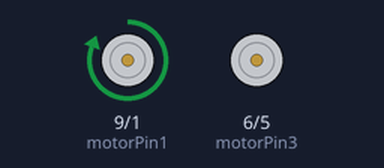
This sketch was run on a simulated Arduino Uno, built with avr-gcc and run on an emulated ATmega328P. Parts: motor-driver pin pairs drawn as motors (green arrow = first pin HIGH = forward, orange = second pin HIGH = backward, longer = more drive, scaled by the enable pin).

Above: at 1.0 s.
At 3.0 s:
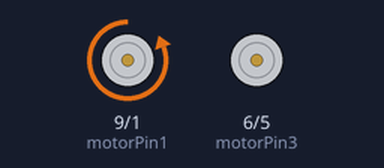
At 5.0 s:
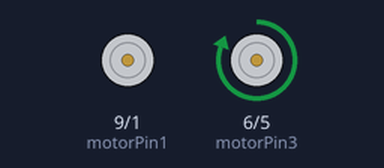
At 9.0 s:
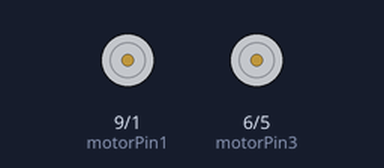
Timing chart, 0 to 13.0 s (numbered marks = the images above):
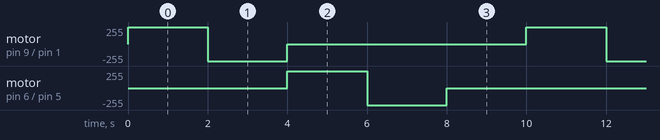

The sketch:

daring_gogo1.ino
```cpp
// C++ code
//
const int EnA = 3;
const int EnB = 11;
const int motorPin1 = 9;
const int motorPin2 = 1;
const int motorPin3 = 6;
const int motorPin4 = 5;
void setup()
{

  pinMode(EnA,OUTPUT);
  pinMode(EnB,OUTPUT);

  pinMode(motorPin1, OUTPUT);
  pinMode(motorPin2, OUTPUT);
  pinMode(motorPin3, OUTPUT);
  pinMode(motorPin4, OUTPUT);

  analogWrite(EnA,255);
  analogWrite(EnB,255);
}

void loop()
{
  digitalWrite(motorPin1,HIGH);
  digitalWrite(motorPin2,LOW);
  digitalWrite(motorPin3,LOW);
  digitalWrite(motorPin4,LOW);
  delay(2000);

  digitalWrite(motorPin1,LOW);
  digitalWrite(motorPin2,HIGH);
  digitalWrite(motorPin3,LOW);
  digitalWrite(motorPin4,LOW);
  delay(2000);

  digitalWrite(motorPin1 ,LOW);
  digitalWrite(motorPin2,LOW);
  digitalWrite(motorPin3,HIGH);
  digitalWrite(motorPin4,LOW);
  delay(2000);

  digitalWrite(motorPin1,LOW);
  digitalWrite(motorPin2,LOW);
  digitalWrite(motorPin3,LOW);
  digitalWrite(motorPin4,HIGH);
  delay(2000);

  digitalWrite(motorPin1,LOW);
  digitalWrite(motorPin2,LOW);
  digitalWrite(motorPin3,LOW);
  digitalWrite(motorPin4,LOW);
  delay(2000);

}
```

Measured:
- by itself, motor on pin 9 (motorPin1) / pin 1 (motorPin2), motor on pin 6 (motorPin3) / pin 5 (motorPin4): repeats every 10.0 s: backward 255/255 2.0 s, stopped 6.0 s, forward 255/255 2.0 s
